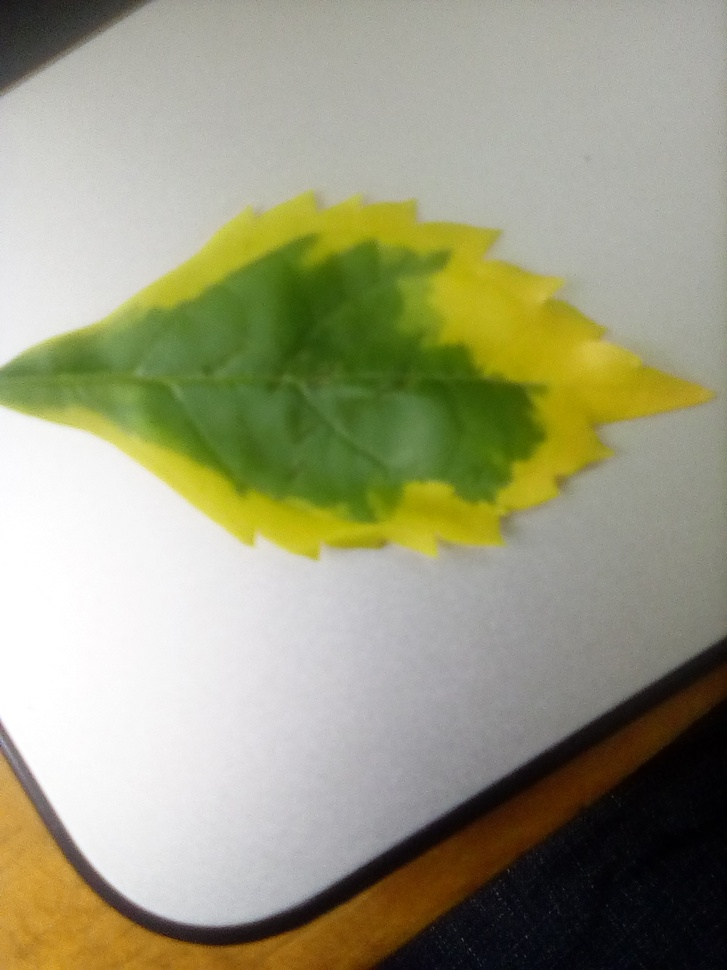
%> input picture MATLAB/leafy.jpg, 727 x 970 px, shrunk from 1200 x 1600 before the run
$ octave green_leaf_segmentation.m   (GNU Octave 9; MATLAB toolbox functions it lacks are replaced by stand-ins)
%> lines starting %> are read from the running program, lines starting %| are printed output that depends on the picture; in (x1, y1, x2, y2) boxes, pixels count from 0 and x2, y2 are one past the last pixel; in counts of white or black regions, pixels touching at a corner belong together; the program's own positions count from 1
%> further down, x is the input picture: size 970x727x3 uint8; mean R, G, B 155, 154.9, 125.8
### MATLAB/MaskGreen.m
function [BW,maskedRGBImage] = createMask(RGB)

I = rgb2ycbcr(RGB);
%> I: size 970x727x3 uint8; mean of channels 1, 2, 3 146.2, 115.2, 130.2

% Define thresholds for channel 1 based on histogram settings
channel1Min = 35.000;
channel1Max = 255.000;

% Define thresholds for channel 2 based on histogram settings
channel2Min = 90.000;
channel2Max = 255.000;

% Define thresholds for channel 3 based on histogram settings
channel3Min = 0.000;
channel3Max = 255.000;

% Create mask based on chosen histogram thresholds
sliderBW = (I(:,:,1) >= channel1Min ) & (I(:,:,1) <= channel1Max) & ...
    (I(:,:,2) >= channel2Min ) & (I(:,:,2) <= channel2Max) & ...
    (I(:,:,3) >= channel3Min ) & (I(:,:,3) <= channel3Max);
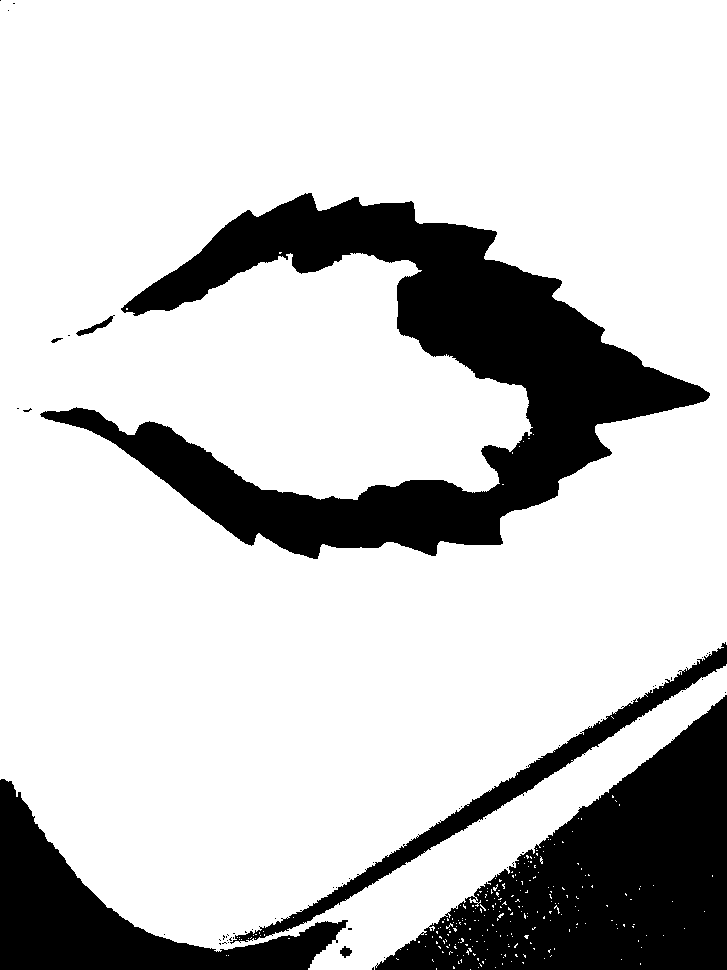
%> sliderBW: size 970x727 logical; 78.5% white; 61 black regions (54 under 20 px), largest, box (x1, y1, x2, y2) and area: (40, 193, 710, 559) 73595, (375, 695, 727, 970) 47172, (0, 779, 348, 970) 20992
BW = sliderBW;

% Initialize output masked image based on input image.
maskedRGBImage = RGB;

% Set background pixels where BW is false to zero.
maskedRGBImage(repmat(~BW,[1 1 3])) = 0;
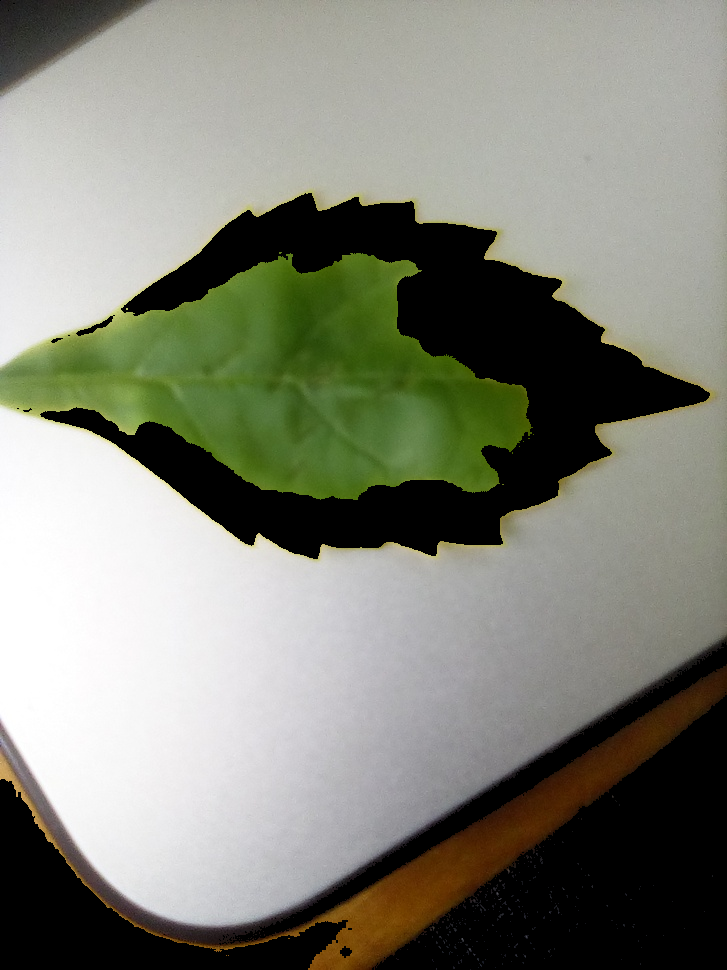
%> maskedRGBImage: size 970x727x3 uint8; mean R, G, B 131.5, 133.2, 120.8

end

### MATLAB/green_leaf_segmentation.m
x= imread('leafy.jpg');
subplot(1,3,1)
imshow(x)
title('Original Image');


 [bw,rgb]=MaskGreen(x);


 subplot(1,3,2)
 imshow(bw);
 title('Black and White Image');

 subplot(1,3,3)
 imshow(rgb);
 title('Green part image');

$ run again, with MATLAB/cameraman.jpg copied over MATLAB/leafy.jpg
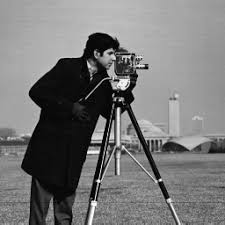
%> input picture MATLAB/cameraman.jpg, 225 x 225 px
%> x is the input picture: size 225x225x3 uint8; min 0, max 255, mean 118.8
%> I: size 225x225x3 uint8; mean of channels 1, 2, 3 118, 128, 128
%> in createMask, `sliderBW = (I(:,:,1) >= channel1Min ) & (I(:,:,1) <= channel1Max) & (I..`:
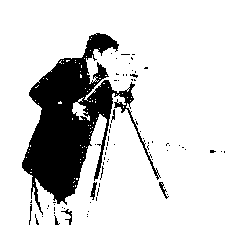
%> sliderBW: size 225x225 logical; 81.6% white; 74 black regions (67 under 20 px), largest, box (x1, y1, x2, y2) and area: (22, 33, 161, 215) 8883, (90, 182, 97, 200) 58, (61, 209, 72, 225) 53
%> maskedRGBImage: size 225x225x3 uint8; 17.63% of pixels changed, all inside (x1, y1, x2, y2) = (22, 33, 225, 225)
